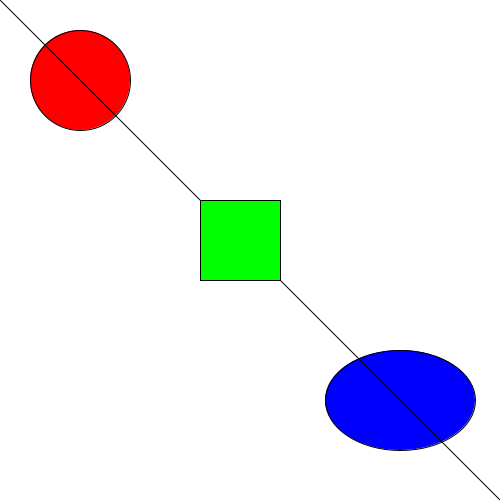
Frame 1 (no input)
Frame 60 (the mouse pressed at the canvas centre just before this capture): identical to frame 1, image omitted
Frame 120 (the mouse held since frame 60 and released just before this capture): identical to frame 1, image omitted

The Processing sketch that drew this single still picture (run headless with seeded random() and noise(); from frame 60 on, the mouse is pressed at the canvas centre):

// Processing sketch: Exercicio_2
// ── Exercicio_2.pde
void setup()
{
  size(500, 500);  
}

void draw()
{
  background(255, 255, 255);
  fill(255, 0, 0);
  ellipse(80, 80, 100, 100);
  
  fill(0, 0, 255);
  ellipse(400, 400, 150, 100);
  line(0, 0, 500, 500);
  translate(200, 200);
  fill(0, 255, 0);
  rect(0, 0, 80, 80);
  save("teste.png");
}
